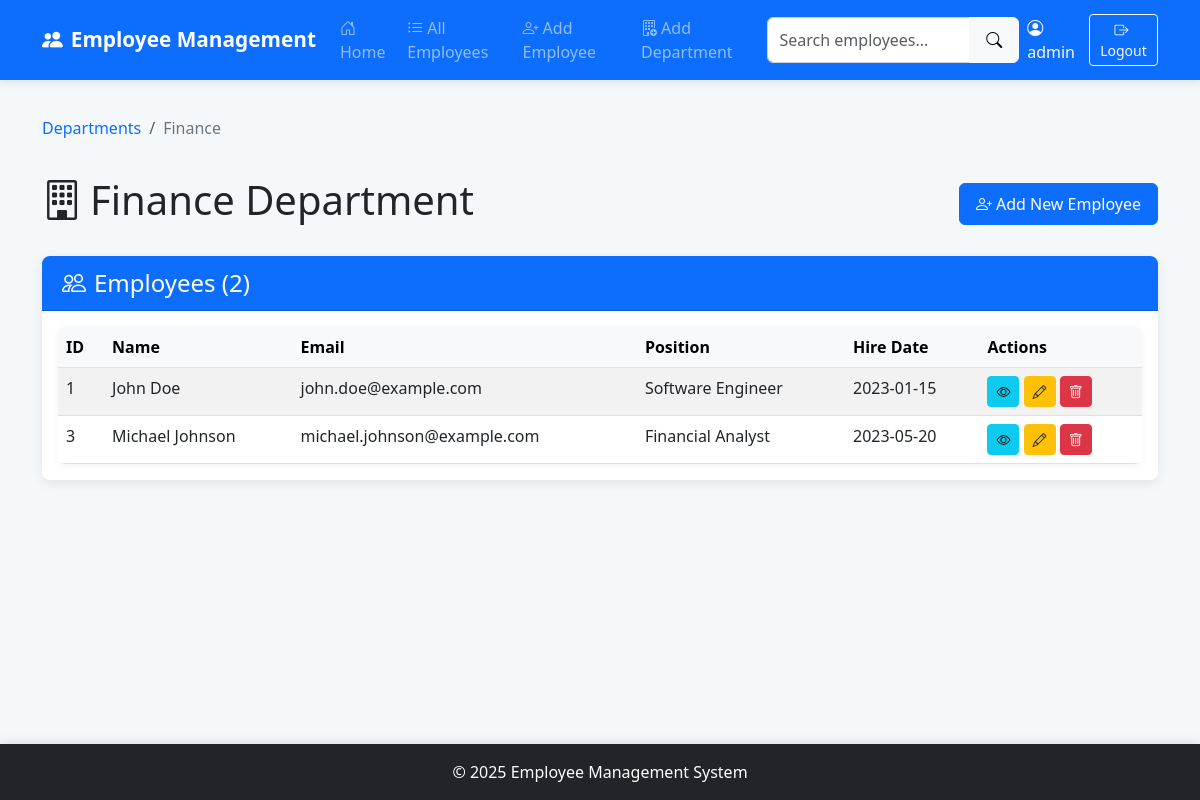
Screenshot of /department/Finance (signed in) with the database file from the repository.
### app.py (models this page shows, shortened)
class Employee(db.Model):
    id = db.Column(db.Integer, primary_key=True)
    first_name = db.Column(db.String(50), nullable=False)
    last_name = db.Column(db.String(50), nullable=False)
    email = db.Column(db.String(100), unique=True, nullable=False)
    phone = db.Column(db.String(20), nullable=False)
    department = db.Column(db.String(50), nullable=False)
    position = db.Column(db.String(50), nullable=False)
    hire_date = db.Column(db.Date, nullable=False, default=datetime.utcnow)
    address = db.Column(db.String(200), nullable=False)
    salary = db.Column(db.Float, default=0)
    notes = db.Column(db.Text, nullable=True)
    created_at = db.Column(db.DateTime, default=datetime.utcnow)

### app.py (the view)
@app.route('/department/<department>')
@login_required
def department_employees(department):
    employees = Employee.query.filter_by(department=department).all()
    return render_template('department_employees.html', department=department, employees=employees)

### app.py (called while the page is built)
def login_required(f):
    @wraps(f)
    def decorated_function(*args, **kwargs):
        if 'logged_in' not in session:
            flash('Please log in to access this page', 'warning')
            return redirect(url_for('login'))
        return f(*args, **kwargs)
    return decorated_function

### templates/department_employees.html (shortened to what this page needs)
{% extends 'base.html' %}
{% block content %}
<div class="row">
    <div class="col-md-12">
        <nav aria-label="breadcrumb" class="mb-4">
            <ol class="breadcrumb">
                <li class="breadcrumb-item"><a href="{{ url_for('index') }}">Departments</a></li>
                <li class="breadcrumb-item active" aria-current="page">{{ department }}</li>
            </ol>
        </nav>
        <div class="d-flex justify-content-between align-items-center mb-4">
            <h1><i class="bi bi-building me-2"></i>{{ department }} Department</h1>
            <div>
                <a href="{{ url_for('add_employee') }}" class="btn btn-primary">
                    <i class="bi bi-person-plus me-1"></i>Add New Employee
                </a>
            </div>
        </div>
        {% if employees %}
            <div class="card">
                <div class="card-header bg-primary text-white">
                    <h4 class="mb-0"><i class="bi bi-people me-2"></i>Employees ({{ employees|length }})</h4>
                </div>
                <div class="card-body">
                    <div class="table-responsive">
                        <table class="table table-striped table-hover">
                            <thead class="table-light">
                                <tr>
                                    <th>ID</th>
                                    <th>Name</th>
                                    <th>Email</th>
                                    <th>Position</th>
                                    <th>Hire Date</th>
                                    <th>Actions</th>
                                </tr>
                            </thead>
                            <tbody>
                                {% for employee in employees %}
                                    <tr>
                                        <td>{{ employee.id }}</td>
                                        <td>{{ employee.first_name }} {{ employee.last_name }}</td>
                                        <td>{{ employee.email }}</td>
                                        <td>{{ employee.position }}</td>
                                        <td>{{ employee.hire_date.strftime('%Y-%m-%d') }}</td>
                                        <td>
                                            <a href="{{ url_for('employee_details', id=employee.id) }}" class="btn btn-sm btn-info">
                                                <i class="bi bi-eye"></i>
                                            </a>
                                            <a href="{{ url_for('edit_employee', id=employee.id) }}" class="btn btn-sm btn-warning">
                                                <i class="bi bi-pencil"></i>
                                            </a>
                                            <button type="button" class="btn btn-sm btn-danger" data-bs-toggle="modal" data-bs-target="#deleteModal{{ employee.id }}">
                                                <i class="bi bi-trash"></i>
                                            </button>
                                        </td>
                                    </tr>
                                {% endfor %}
                            </tbody>
                        </table>
                    </div>
                </div>
            </div>
        {% else %}
            <div class="alert alert-info">
                <i class="bi bi-info-circle me-2"></i>No employees found in this department.
                <a href="{{ url_for('add_employee') }}">Add your first employee</a>.
            </div>
        {% endif %}
    </div>
</div>
{% endblock %}

### static/css/style.css (style rules this page uses)
:root { --primary-color: #0d6efd; --secondary-color: #6c757d; --success-color: #198754; --info-color: #0dcaf0; --warning-color: #ffc107; --danger-color: #dc3545; --light-color: #f8f9fa; --dark-color: #212529; }
body { min-height: 100vh; display: flex; flex-direction: column; background-color: #f5f8fa; font-family: 'Segoe UI', Tahoma, Geneva, Verdana, sans-serif; }
.card { border-radius: 8px; box-shadow: 0 4px 12px rgba(0, 0, 0, 0.08); margin-bottom: 24px; border: none; transition: transform 0.3s ease, box-shadow 0.3s ease; }
.card-header { font-weight: 600; border-top-left-radius: 8px !important; border-top-right-radius: 8px !important; padding: 0.8rem 1.25rem; }
.table-responsive { overflow-x: auto; border-radius: 8px; box-shadow: 0 2px 8px rgba(0, 0, 0, 0.05); }
.table { margin-bottom: 0; }
.table thead th { font-weight: 600; border-top: none; background-color: #f8f9fa; }
.table-striped tbody tr:nth-of-type(odd) { background-color: rgba(0, 0, 0, 0.02); }
.btn { border-radius: 6px; padding: 0.5rem 1rem; font-weight: 500; transition: all 0.2s ease-in-out; }
.btn-primary { background-color: var(--primary-color); border-color: var(--primary-color); }
.btn-warning { color: #212529; }
.btn-sm { padding: 0.25rem 0.5rem; font-size: 0.875rem; border-radius: 4px; }
.breadcrumb { background-color: transparent; padding: 0.75rem 0; margin-bottom: 1.5rem; }
.breadcrumb-item a { color: var(--primary-color); text-decoration: none; }
.breadcrumb-item.active { color: var(--secondary-color); }
@media only screen and (min-device-width: 768px) and (max-device-width: 1024px) { .card { margin-bottom: 20px; } }

### rows the page displays
Employee: id "1", first_name "John", last_name "Doe", email "john.doe@example.com", position "Software Engineer", hire_date "2023-01-15"
Employee: id "3", first_name "Michael", last_name "Johnson", email "michael.johnson@example.com", position "Financial Analyst", hire_date "2023-05-20"

### other values shown
{{ session.username }} "admin"
{{ department }} "Finance"
{{ employees|length }} "2"
